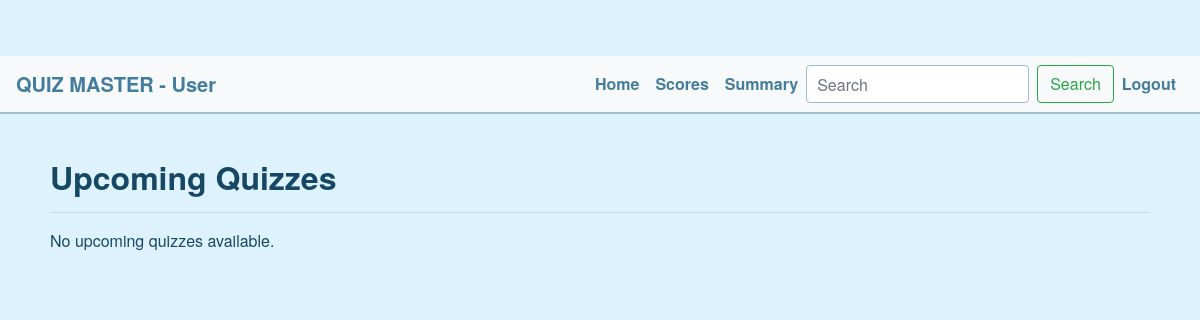
The app's page /user/dashboard (signed in), older data.
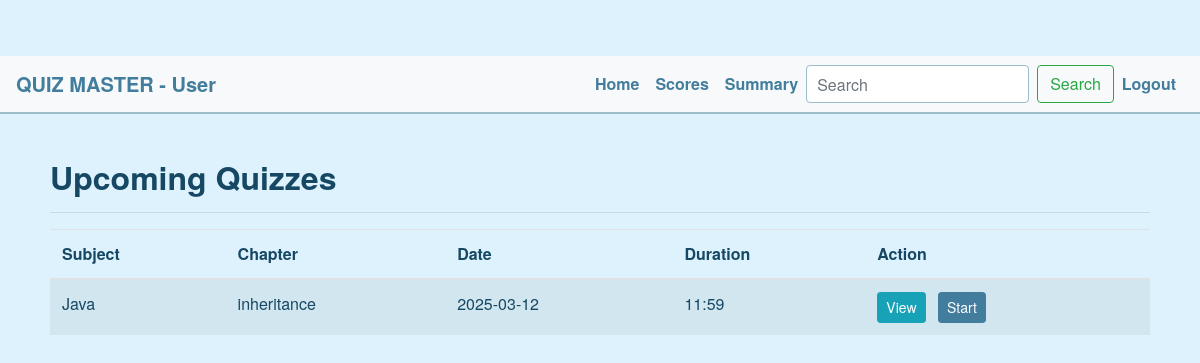
The same page, newer data.
### controllers/models.py (models this page shows, shortened)
class Quiz(db.Model):
    __tablename__ = 'quizzes'
    id = db.Column(db.Integer, primary_key=True)
    chapter_id = db.Column(db.Integer, db.ForeignKey('chapters.id'), nullable=False)
    date_of_quiz = db.Column(db.DateTime, nullable=False)
    time_duration = db.Column(db.String(50), nullable=False)  # Format: "HH:MM"
    remarks = db.Column(db.Text)
    questions = db.relationship('Question', backref='quiz',lazy=True)
    scores = db.relationship('Score', backref='quiz', lazy=True)

class Subject(db.Model):
    __tablename__ = 'subjects'
    id = db.Column(db.Integer, primary_key=True)
    name = db.Column(db.String(100), unique=True, nullable=False)
    description = db.Column(db.Text)
    chapters = db.relationship('Chapter', backref='subject', lazy=True)#related data is loaded when accessed by chapter

class Chapter(db.Model):
    __tablename__ = 'chapters'
    id = db.Column(db.Integer, primary_key=True)
    name = db.Column(db.String(100), nullable=False)
    description = db.Column(db.Text)
    subject_id = db.Column(db.Integer, db.ForeignKey('subjects.id', ondelete="CASCADE"), nullable=False)
    quizzes = db.relationship('Quiz', backref='chapter', lazy=True)

### controllers/user_routes.py (the view)
    @app.route('/user/dashboard')
    def user_dashboard():
        if 'user_id' not in session:
            flash("Please log in first.", "warning")
            return redirect(url_for('login'))
        if session.get('role') == 'Admin':
            flash("Access denied for admin on user dashboard.", "danger")
            return redirect(url_for('admin_dashboard'))
        today = datetime.now().date()
        upcoming_quizzes = Quiz.query.filter(Quiz.date_of_quiz >= today).all()
        return render_template('user_dashboard.html', quizzes=upcoming_quizzes)

### templates/user_dashboard.html (shortened to what this page needs)
{% extends 'base.html' %}
{% block content %}
<nav class="navbar navbar-expand-lg navbar-light bg-light">
  <a class="navbar-brand" href="#">QUIZ MASTER - User</a>
  <div class="collapse navbar-collapse" id="navbarNav">
    <ul class="navbar-nav ml-auto">
      <li class="nav-item">
        <a class="nav-link" href="{{ url_for('user_dashboard') }}">Home</a>
      </li>
      <li class="nav-item">
        <a class="nav-link" href="{{ url_for('user_scores') }}">Scores</a>
      </li>
      <li class="nav-item">
        <a class="nav-link" href="{{ url_for('user_summary') }}">Summary</a>
      </li>
      <form class="form-inline my-2 my-lg-0" method="GET" action="{{ url_for('user_search') }}">
        <input class="form-control mr-sm-2" type="search" name="q" placeholder="Search" aria-label="Search">
        <button class="btn btn-outline-success my-2 my-sm-0" type="submit">Search</button>
      </form>
      <li class="nav-item">
        <a class="nav-link" href="{{ url_for('logout') }}">Logout</a>
      </li>
    </ul>
  </div>
</nav>
<div class="container mt-4">
  <h2>Upcoming Quizzes</h2>
  <hr>
  {% if quizzes %}
    <table class="table table-striped">
      <thead>
        <tr>
          <th>Subject</th>
          <th>Chapter</th>
          <th>Date</th>
          <th>Duration</th>
          <th>Action</th>
        </tr>
      </thead>
      <tbody>
      {% for quiz in quizzes %}
        <tr>
          <td>{{ quiz.chapter.subject.name }}</td>
          <td>{{ quiz.chapter.name }}</td>
          <td>{{ quiz.date_of_quiz.strftime('%Y-%m-%d') if quiz.date_of_quiz else '' }}</td>
          <td>{{ quiz.time_duration }}</td>
          <td>
            <a href="{{ url_for('view_quiz_details', quiz_id=quiz.id) }}" class="btn btn-info btn-sm mr-2">View</a>
            <a href="{{ url_for('start_quiz', quiz_id=quiz.id) }}" class="btn btn-primary btn-sm">Start</a>
          </td>
        </tr>
      {% endfor %}
      </tbody>
    </table>
  {% else %}
    <p>No upcoming quizzes available.</p>
  {% endif %}
</div>
{% endblock %}

Row changes from the older to the newer data that the page shows:
added Quiz: chapter.subject.name "Java", chapter.name "inheritance", date_of_quiz "2025-03-12", time_duration "11:59"
Text that changed along with them:
text no longer shown: "No upcoming quizzes available."
text now shown: "Subject Chapter Date Duration Action"
